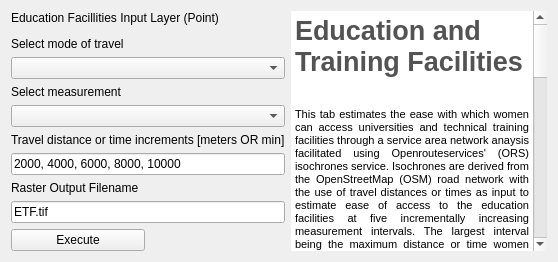
         <widget class="QWidget" name="tab_19">
          <attribute name="title">
           <string>Education and Training</string>
          </attribute>
          <layout class="QGridLayout" name="gridLayout_12">
           <item row="0" column="0" colspan="2">
            <widget class="QLabel" name="label_68">
             <property name="maximumSize">
              <size>
               <width>16777215</width>
               <height>50</height>
              </size>
             </property>
             <property name="text">
              <string>Education Facillities Input Layer (Point)</string>
             </property>
            </widget>
           </item>
           <item row="0" column="2" rowspan="11">
            <widget class="QTextEdit" name="textEdit_36">
             <property name="enabled">
              <bool>true</bool>
             </property>
             <property name="frameShape">
              <enum>QFrame::NoFrame</enum>
             </property>
             <property name="readOnly">
              <bool>true</bool>
             </property>
             <property name="html">
              <string>&lt;!DOCTYPE HTML PUBLIC &quot;-//W3C//DTD HTML 4.0//EN&quot; &quot;http://www.w3.org/TR/REC-html40/strict.dtd&quot;&gt;
&lt;html&gt;&lt;head&gt;&lt;meta name=&quot;qrichtext&quot; content=&quot;1&quot; /&gt;&lt;style type=&quot;text/css&quot;&gt;
p, li { white-space: pre-wrap; }
&lt;/style&gt;&lt;/head&gt;&lt;body style=&quot; font-family:'MS Shell Dlg 2'; font-size:8.25pt; font-weight:400; font-style:normal;&quot;&gt;
&lt;p style=&quot; margin-top:0px; margin-bottom:0px; margin-left:0px; margin-right:0px; -qt-block-indent:0; text-indent:0px;&quot;&gt;&lt;span style=&quot; font-size:20pt; font-weight:600; color:#535353;&quot;&gt;Education and Training Facilities&lt;/span&gt;&lt;/p&gt;
&lt;p align=&quot;justify&quot; style=&quot;-qt-paragraph-type:empty; margin-top:0px; margin-bottom:0px; margin-left:0px; margin-right:0px; -qt-block-indent:0; text-indent:0px; font-size:20pt; font-weight:600; color:#535353;&quot;&gt;&lt;br /&gt;&lt;/p&gt;
&lt;p align=&quot;justify&quot; style=&quot; margin-top:0px; margin-bottom:0px; margin-left:0px; margin-right:0px; -qt-block-indent:0; text-indent:0px;&quot;&gt;&lt;span style=&quot; font-size:8pt;&quot;&gt;This tab estimates the ease with which women can access universities and technical training facilities through a service area network anaysis facilitated using Openrouteservices' (ORS) isochrones service. Isochrones are derived from the OpenStreetMap (OSM) road network with the use of travel&lt;/span&gt;&lt;span style=&quot; font-size:7.8pt;&quot;&gt; &lt;/span&gt;&lt;span style=&quot; font-size:8pt;&quot;&gt;distances or times as input to estimate ease of access to the education facilities at five incrementally increasing measurement intervals. The largest interval being the maximum distance or time women would travel to reach these locations. The algorithm produces five catchment areas based on the road network. A scoring system ranging from 5 to 1 is assigned to the catchment area polygons, reflecting the decreasing order of accessibility. Areas outside these catchment areas receive a score of zero.&lt;/span&gt;&lt;span style=&quot; font-size:7.8pt;&quot;&gt; &lt;/span&gt;&lt;/p&gt;
&lt;p style=&quot; margin-top:12px; margin-bottom:12px; margin-left:0px; margin-right:0px; -qt-block-indent:0; text-indent:0px;&quot;&gt;&lt;span style=&quot; font-size:8pt; font-weight:600;&quot;&gt;Input&lt;/span&gt;&lt;span style=&quot; font-size:8pt;&quot;&gt;: Point locations (.shp) of universities and technical training facilities.&lt;/span&gt;&lt;span style=&quot; font-size:7.8pt;&quot;&gt; &lt;/span&gt;&lt;/p&gt;
&lt;p style=&quot; margin-top:12px; margin-bottom:12px; margin-left:0px; margin-right:0px; -qt-block-indent:0; text-indent:0px;&quot;&gt;&lt;span style=&quot; font-size:8pt; font-weight:600;&quot;&gt;Travel mode&lt;/span&gt;&lt;span style=&quot; font-size:8pt;&quot;&gt;: The user can select walking or driving as a travel mode and it is recommended that the same travel mode should be selected for all accessibility factors. The default travel mode is walking due to its inclusive nature.&lt;/span&gt;&lt;span style=&quot; font-size:7.8pt;&quot;&gt; &lt;/span&gt;&lt;/p&gt;
&lt;p style=&quot; margin-top:12px; margin-bottom:12px; margin-left:0px; margin-right:0px; -qt-block-indent:0; text-indent:0px;&quot;&gt;&lt;span style=&quot; font-size:8pt; font-weight:600;&quot;&gt;Measurement&lt;/span&gt;&lt;span style=&quot; font-size:8pt;&quot;&gt;: The default measurement for travel is distance in meters which is most appropriate for walking. If driving is selected as travel mode, time in minutes is a more appropriate measurement. &lt;/span&gt;&lt;/p&gt;
&lt;p style=&quot; margin-top:12px; margin-bottom:12px; margin-left:0px; margin-right:0px; -qt-block-indent:0; text-indent:0px;&quot;&gt;&lt;span style=&quot; font-size:8pt; font-weight:600;&quot;&gt;Travel increments&lt;/span&gt;&lt;span style=&quot; font-size:8pt;&quot;&gt;: The travel increments for walking are loaded by default and based on evidence from literature. If evidence from the local context suggests alternative thresholds and increments are more appropriate, the user can alter these default values. If the selected travel mode is driving the equal measurement increments should be in minutes, and informed by the local context (for example, if the user knows that the maximum time that women spend driving is 30 minutes, the increment input would be 6, 12, 18, 24, 30). &lt;/span&gt;&lt;/p&gt;
&lt;p style=&quot; margin-top:12px; margin-bottom:12px; margin-left:0px; margin-right:0px; -qt-block-indent:0; text-indent:0px;&quot;&gt;&lt;span style=&quot; font-size:8pt; font-weight:600;&quot;&gt;Output&lt;/span&gt;&lt;span style=&quot; font-size:8pt;&quot;&gt;: A raster file containing values ranging from 0 to 5 is saved to the output directory. A value of 5 identifies areas that are within the catchment defined by the smallest travel increment for an education facility (i.e., the areas where access to education facilities for women is highest). A value of 0 indicates areas that are outside of the catchment defined by the maximum travel increment for education facilities (i.e., no education facilities are accessible to women from these areas).&lt;/span&gt;&lt;span style=&quot; font-size:7.8pt;&quot;&gt; &lt;/span&gt;&lt;/p&gt;
&lt;p align=&quot;center&quot; style=&quot; margin-top:12px; margin-bottom:12px; margin-left:0px; margin-right:0px; -qt-block-indent:0; text-indent:0px;&quot;&gt;&lt;span style=&quot; font-size:8pt; font-style:italic;&quot;&gt;Service Area Analysis is undertaken using the openrouteservice API and OpenStreetMap data. &lt;/span&gt;&lt;span style=&quot; font-family:'Calibri','sans-serif'; font-size:8pt; font-style:italic;&quot;&gt;© openrouteservice.org by HeiGIT | Road network data © OpenStreetMap contributors&lt;/span&gt;&lt;/p&gt;
&lt;p align=&quot;center&quot; style=&quot;-qt-paragraph-type:empty; margin-top:12px; margin-bottom:12px; margin-left:0px; margin-right:0px; -qt-block-indent:0; text-indent:0px; font-family:'Calibri','sans-serif'; font-size:8pt; font-style:italic;&quot;&gt;&lt;br /&gt;&lt;/p&gt;
&lt;p align=&quot;center&quot; style=&quot;-qt-paragraph-type:empty; margin-top:12px; margin-bottom:12px; margin-left:0px; margin-right:0px; -qt-block-indent:0; text-indent:0px; font-family:'Calibri','sans-serif'; font-size:8pt; font-style:italic;&quot;&gt;&lt;br /&gt;&lt;/p&gt;&lt;/body&gt;&lt;/html&gt;</string>
             </property>
            </widget>
           </item>
           <item row="1" column="0" colspan="2">
            <widget class="QgsFileWidget" name="ETF_Input_Field">
             <property name="maximumSize">
              <size>
               <width>16777215</width>
               <height>50</height>
              </size>
             </property>
            </widget>
           </item>
           <item row="2" column="0" colspan="2">
            <widget class="QLabel" name="label_26">
             <property name="maximumSize">
              <size>
               <width>16777215</width>
               <height>50</height>
              </size>
             </property>
             <property name="text">
              <string>Select mode of travel</string>
             </property>
            </widget>
           </item>
           <item row="3" column="0" colspan="2">
            <widget class="QComboBox" name="ETF_mode_CB"/>
           </item>
           <item row="4" column="0" colspan="2">
            <widget class="QLabel" name="label_31">
             <property name="maximumSize">
              <size>
               <width>16777215</width>
               <height>50</height>
              </size>
             </property>
             <property name="text">
              <string>Select measurement</string>
             </property>
            </widget>
           </item>
           <item row="5" column="0" colspan="2">
            <widget class="QComboBox" name="ETF_measurement_CB"/>
           </item>
           <item row="6" column="0" colspan="2">
            <widget class="QLabel" name="label_67">
             <property name="maximumSize">
              <size>
               <width>16777215</width>
               <height>50</height>
              </size>
             </property>
             <property name="text">
              <string>Travel distance or time increments [meters OR min]</string>
             </property>
            </widget>
           </item>
           <item row="7" column="0" colspan="2">
            <widget class="QgsFilterLineEdit" name="ETF_Ranges_Field">
             <property name="text">
              <string>2000, 4000, 6000, 8000, 10000</string>
             </property>
             <property name="qgisRelation" stdset="0">
              <string notr="true"/>
             </property>
            </widget>
           </item>
           <item row="8" column="0" colspan="2">
            <widget class="QLabel" name="label_66">
             <property name="maximumSize">
              <size>
               <width>16777215</width>
               <height>50</height>
              </size>
             </property>
             <property name="text">
              <string>Raster Output Filename</string>
             </property>
            </widget>
           </item>
           <item row="9" column="0" colspan="2">
            <widget class="QgsFilterLineEdit" name="ETF_Output_Field">
             <property name="text">
              <string>ETF.tif</string>
             </property>
             <property name="qgisRelation" stdset="0">
              <string notr="true"/>
             </property>
            </widget>
           </item>
           <item row="10" column="0">
            <widget class="QPushButton" name="ETF_Execute_PB">
             <property name="text">
              <string>Execute</string>
             </property>
            </widget>
           </item>
           <item row="10" column="1">
            <widget class="QLabel" name="ETF_status">
             <property name="text">
              <string/>
             </property>
            </widget>
           </item>
          </layout>
         </widget>
